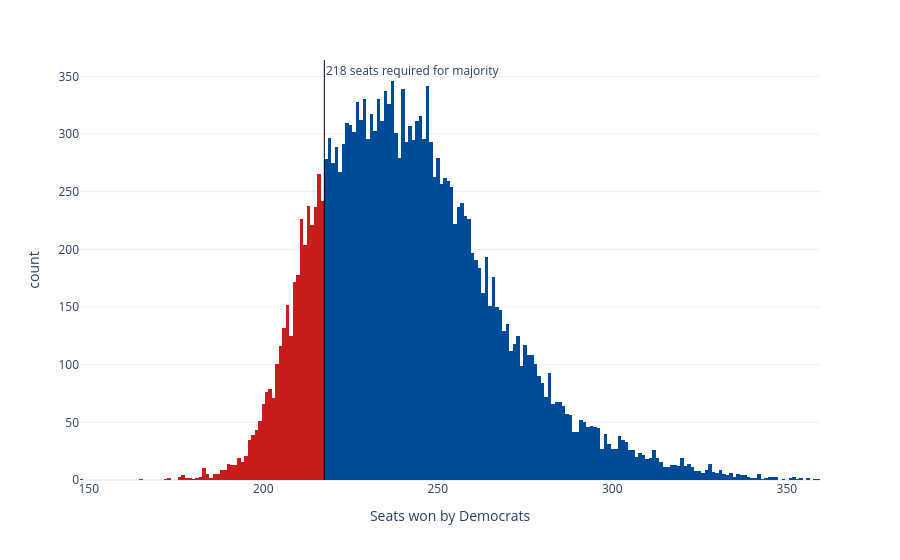

Write notebook code for a chart like this one.
### Code cell
sims_hist = px.histogram(seat_sims, x='seats', nbins=np.unique(seat_sims['seats']).shape[0]*2, color='winner',
                         color_discrete_map={'Democrats': '#004b97', 'Republicans': '#c71e1d'},
                         labels={'seats':'Seats won by Democrats', 'winner': 'Winner'}, template='plotly_white')
sims_hist.update_traces(showlegend=False)
sims_hist.add_vline(x=217.5, line_width=1, line_color='black', annotation_text='218 seats required for majority', 
                    annotation_position='top right')
sims_hist

### Figure 1 — Plotly figure (JSON) as saved in the notebook; plotly's stock layout.template omitted (floating-point values rounded to 4 significant figures; data arrays with more than 128 entries replaced by an {"elided": "..."} marker saying what was removed)
{"data": [{"bingroup": "x", "hovertemplate": "Winner=Republicans<br>Seats won by Democrats=%{x}<br>count=%{y}<extra></extra>", "legendgroup": "Republicans", "marker": {"color": "#c71e1d", "pattern": {"shape": ""}}, "name": "Republicans", "nbinsx": 368, "orientation": "v", "showlegend": false, "type": "histogram", "x": {"elided": "3232 int values"}, "xaxis": "x", "yaxis": "y"}, {"bingroup": "x", "hovertemplate": "Winner=Democrats<br>Seats won by Democrats=%{x}<br>count=%{y}<extra></extra>", "legendgroup": "Democrats", "marker": {"color": "#004b97", "pattern": {"shape": ""}}, "name": "Democrats", "nbinsx": 368, "orientation": "v", "showlegend": false, "type": "histogram", "x": {"elided": "16768 int values"}, "xaxis": "x", "yaxis": "y"}], "layout": {"annotations": [{"showarrow": false, "text": "218 seats required for majority", "x": 217.5, "xanchor": "left", "xref": "x", "y": 1, "yanchor": "top", "yref": "y domain"}], "barmode": "relative", "legend": {"title": {"text": "Winner"}, "tracegroupgap": 0}, "margin": {"t": 60}, "shapes": [{"line": {"color": "black", "width": 1}, "type": "line", "x0": 217.5, "x1": 217.5, "xref": "x", "y0": 0, "y1": 1, "yref": "y domain"}], "xaxis": {"anchor": "y", "domain": [0, 1], "title": {"text": "Seats won by Democrats"}}, "yaxis": {"anchor": "x", "domain": [0, 1], "title": {"text": "count"}}}}
